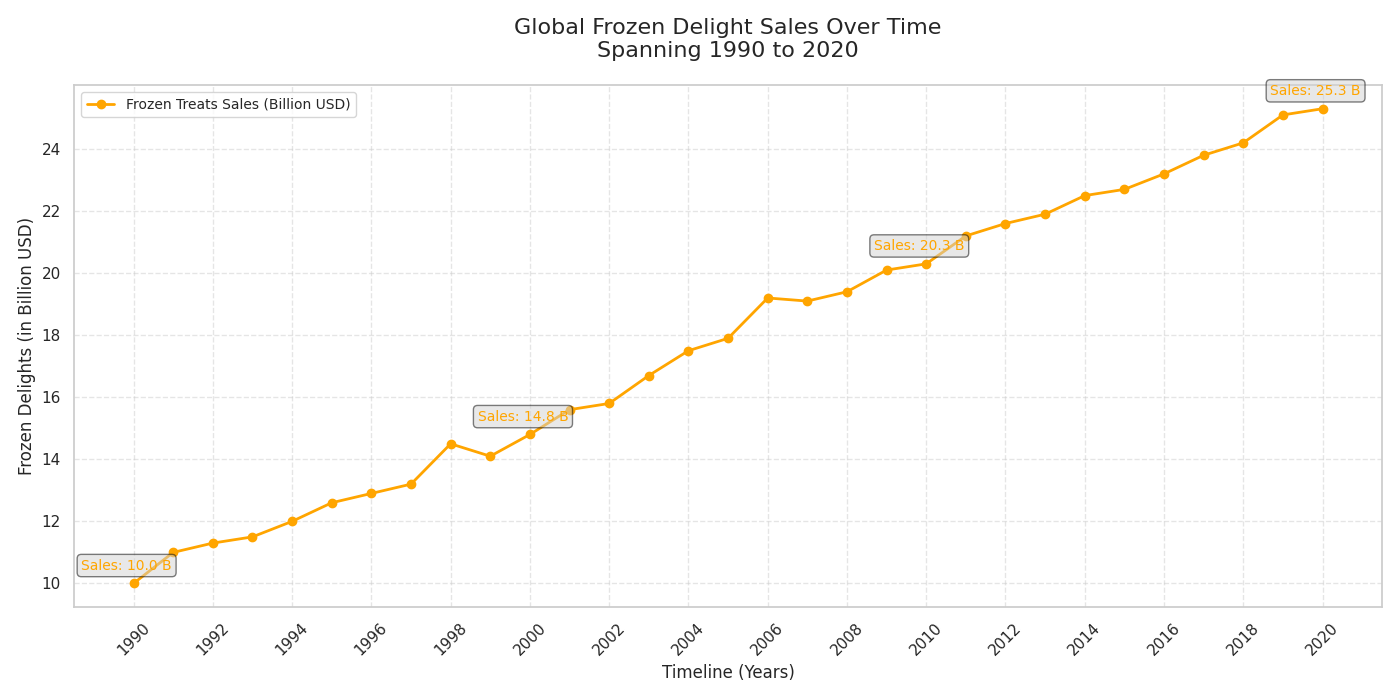

Here is the Python script that generated this plot:
import matplotlib.pyplot as plt
import numpy as np

years = np.arange(1990, 2021)
ice_cream_sales = np.array([
    10, 11, 11.3, 11.5, 12, 12.6, 12.9, 13.2, 14.5, 14.1,
    14.8, 15.6, 15.8, 16.7, 17.5, 17.9, 19.2, 19.1, 19.4, 20.1,
    20.3, 21.2, 21.6, 21.9, 22.5, 22.7, 23.2, 23.8, 24.2, 25.1,
    25.3
])

plt.figure(figsize=(14, 7))
plt.plot(years, ice_cream_sales, color='orange', marker='o', linestyle='-', linewidth=2, markersize=6, label='Frozen Treats Sales (Billion USD)')

highlight_indices = [0, 10, 20, 30]
for i in highlight_indices:
    plt.annotate(
        f'Sales: {ice_cream_sales[i]:.1f} B',
        (years[i], ice_cream_sales[i]),
        textcoords="offset points",
        xytext=(-5, 10),
        ha='center',
        fontsize=10,
        color='orange',
        bbox=dict(boxstyle='round,pad=0.3', edgecolor='black', facecolor='lightgray', alpha=0.5)
    )

plt.title('Global Frozen Delight Sales Over Time\nSpanning 1990 to 2020', fontsize=16, pad=20)
plt.xlabel('Timeline (Years)', fontsize=12)
plt.ylabel('Frozen Delights (in Billion USD)', fontsize=12)
plt.xticks(years[::2], rotation=45)
plt.yticks(np.arange(10, 26, 2))
plt.grid(True, linestyle='--', alpha=0.5)
plt.legend(loc='upper left', fontsize=10)
plt.tight_layout()
plt.show()
